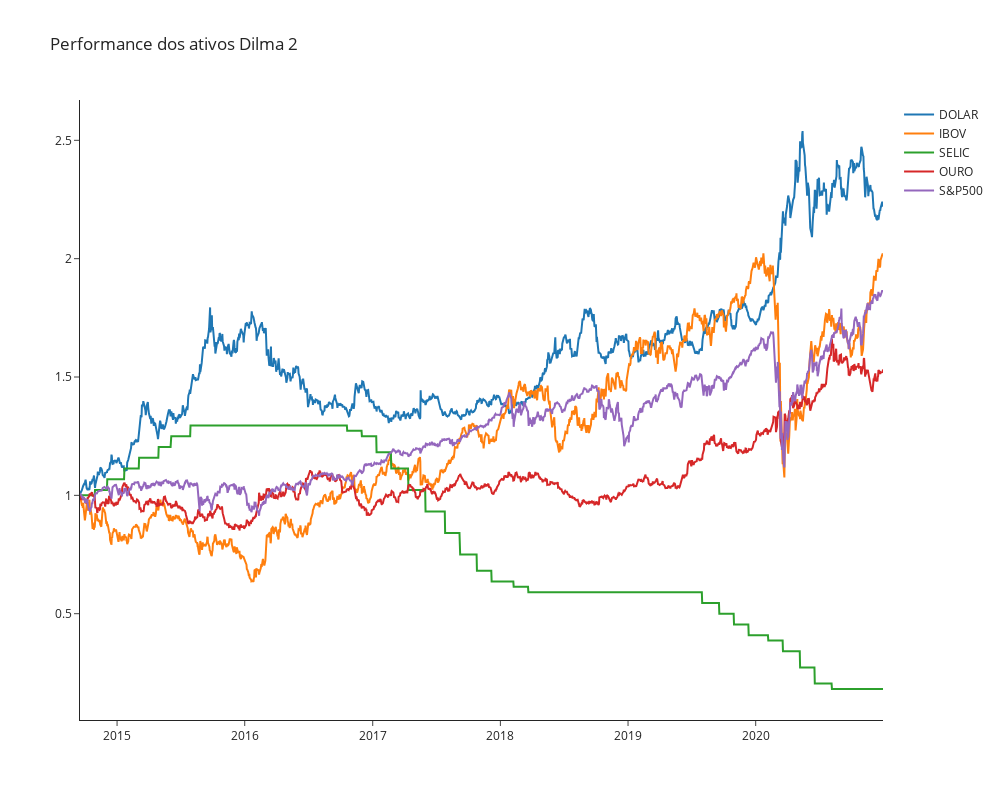

Source (notebook cell):
### Code cell
fig = make_subplots(rows=1, cols=1)

fig.add_trace(go.Scatter(name='DOLAR', x=comparativo1.index, 
                         y=comparativo1['DOLAR']), row=1, col=1)
fig.add_trace(go.Scatter(name='IBOV', x=comparativo1.index, 
                         y=comparativo1['IBOV']), row=1, col=1)
fig.add_trace(go.Scatter(name='SELIC', x=comparativo1.index, 
                         y=comparativo1['SELIC']), row=1, col=1)
fig.add_trace(go.Scatter(name='OURO', x=comparativo1.index, 
                         y=comparativo1['OURO']), row=1, col=1)
fig.add_trace(go.Scatter(name='S&P500', x=comparativo1.index, 
                         y=comparativo1['S&P500']), row=1, col=1)


fig.update_layout(title_text= 'Performance dos ativos Dilma 2', 
                  template='simple_white', width=1000, height=800)
fig.show()

### Figure 1 — Plotly figure (JSON) as saved in the notebook; plotly's stock layout.template omitted (floating-point values rounded to 4 significant figures; data arrays with more than 128 entries replaced by an {"elided": "..."} marker saying what was removed)
{"data": [{"name": "DOLAR", "type": "scatter", "x": {"elided": "1515 str values"}, "xaxis": "x", "y": {"elided": "1515 float values"}, "yaxis": "y"}, {"name": "IBOV", "type": "scatter", "x": {"elided": "1515 str values"}, "xaxis": "x", "y": {"elided": "1515 float values"}, "yaxis": "y"}, {"name": "SELIC", "type": "scatter", "x": {"elided": "1515 str values"}, "xaxis": "x", "y": {"elided": "1515 float values"}, "yaxis": "y"}, {"name": "OURO", "type": "scatter", "x": {"elided": "1515 str values"}, "xaxis": "x", "y": {"elided": "1515 float values"}, "yaxis": "y"}, {"name": "S&P500", "type": "scatter", "x": {"elided": "1515 str values"}, "xaxis": "x", "y": {"elided": "1515 float values"}, "yaxis": "y"}], "layout": {"height": 800, "title": {"text": "Performance dos ativos Dilma 2"}, "width": 1000, "xaxis": {"anchor": "y", "domain": [0, 1]}, "yaxis": {"anchor": "x", "domain": [0, 1]}}}
